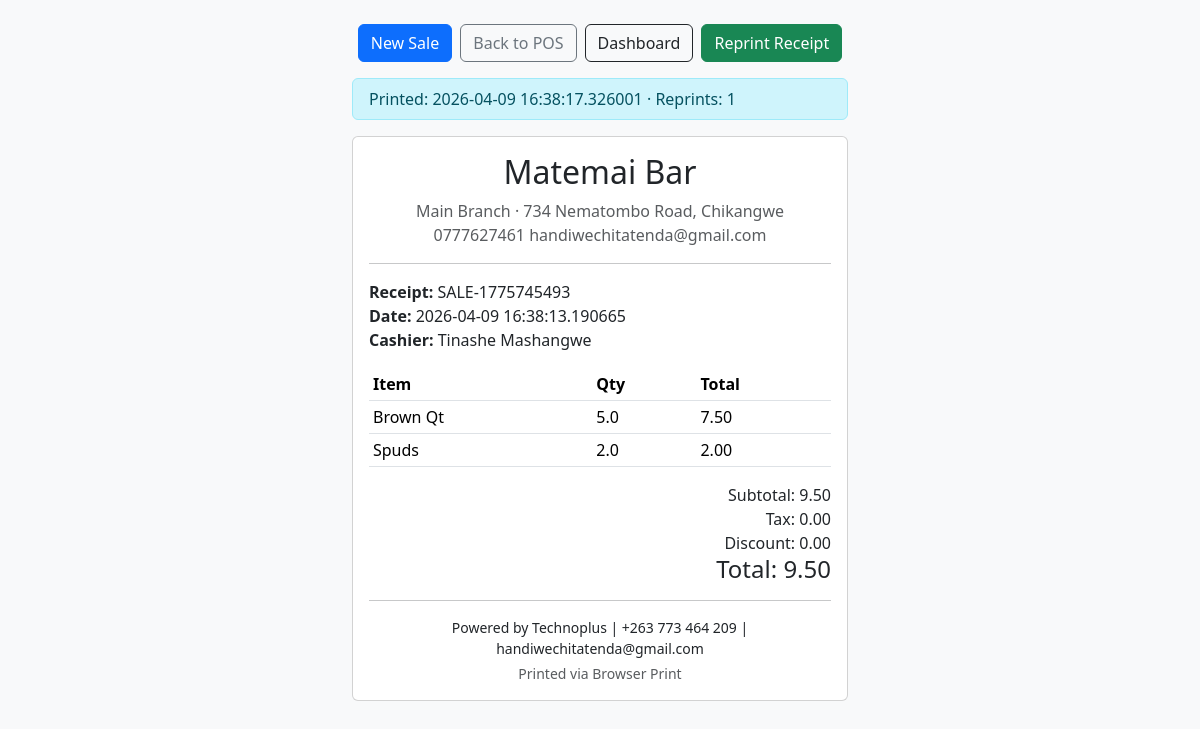
Screenshot of /receipt/1 (signed in) with the database file from the repository.
### app/models.py (models this page shows, shortened)
class TimestampMixin:
    created_at = db.Column(db.DateTime, default=datetime.utcnow, nullable=False)
    updated_at = db.Column(db.DateTime, default=datetime.utcnow, onupdate=datetime.utcnow)

class Sale(db.Model, TimestampMixin):
    id = db.Column(db.Integer, primary_key=True)
    tenant_id = db.Column(db.Integer, nullable=False)
    branch_id = db.Column(db.Integer, nullable=False)
    cashier_id = db.Column(db.Integer, nullable=False)
    customer_id = db.Column(db.Integer, nullable=True)
    sale_number = db.Column(db.String(50), unique=True, nullable=False)
    status = db.Column(db.String(20), default="completed")
    subtotal = db.Column(db.Float, default=0)
    discount_total = db.Column(db.Float, default=0)
    tax_total = db.Column(db.Float, default=0)
    grand_total = db.Column(db.Float, default=0)
    payment_status = db.Column(db.String(20), default="paid")
    note = db.Column(db.String(255), default="")
    is_printed = db.Column(db.Boolean, default=False)
    printed_at = db.Column(db.DateTime, nullable=True)
    printed_by = db.Column(db.Integer, nullable=True)
    reprint_count = db.Column(db.Integer, default=0)

class Tenant(db.Model, TimestampMixin):
    id = db.Column(db.Integer, primary_key=True)
    business_name = db.Column(db.String(120), nullable=False, unique=True)
    owner_name = db.Column(db.String(120), nullable=False)
    phone = db.Column(db.String(30), default="")
    email = db.Column(db.String(120), default="")
    address = db.Column(db.String(255), default="")
    plan_id = db.Column(db.Integer, db.ForeignKey("plan.id"))
    status = db.Column(db.String(20), default="trial")  # active, paused, frozen, expired, trial
    start_date = db.Column(db.Date, default=date.today)
    expiry_date = db.Column(db.Date, default=lambda: date.today() + timedelta(days=30))
    grace_days = db.Column(db.Integer, default=3)
    plan = db.relationship("Plan")
    def is_access_allowed(self):
        if self.status in {"paused", "frozen"}:
            return False
        if self.expiry_date and date.today() > (self.expiry_date + timedelta(days=self.grace_days)):
            self.status = "expired"
            db.session.commit()
            return False
        return True

class Branch(db.Model, TimestampMixin):
    id = db.Column(db.Integer, primary_key=True)
    tenant_id = db.Column(db.Integer, db.ForeignKey("tenant.id"), nullable=False)
    name = db.Column(db.String(120), nullable=False)
    code = db.Column(db.String(30), default="")
    phone = db.Column(db.String(30), default="")
    email = db.Column(db.String(120), default="")
    address = db.Column(db.String(255), default="")
    status = db.Column(db.String(20), default="active")
    tenant = db.relationship("Tenant", backref="branches")

class User(db.Model, UserMixin, TimestampMixin):
    id = db.Column(db.Integer, primary_key=True)
    tenant_id = db.Column(db.Integer, db.ForeignKey("tenant.id"), nullable=True)
    branch_id = db.Column(db.Integer, db.ForeignKey("branch.id"), nullable=True)
    full_name = db.Column(db.String(120), nullable=False)
    username = db.Column(db.String(80), unique=True, nullable=False)
    email = db.Column(db.String(120), default="")
    phone = db.Column(db.String(30), default="")
    password_hash = db.Column(db.String(255), nullable=False)
    role = db.Column(db.String(30), nullable=False, default="cashier")
    status = db.Column(db.String(20), default="active")
    must_change_password = db.Column(db.Boolean, default=False)
    last_login = db.Column(db.DateTime)
    tenant = db.relationship("Tenant", backref="users")
    branch = db.relationship("Branch", backref="users")
    @property
    def is_super_admin(self):
        return self.role == "super_admin"
    def has_any_role(self, *roles):
        return self.role in roles

class SaleItem(db.Model, TimestampMixin):
    id = db.Column(db.Integer, primary_key=True)
    sale_id = db.Column(db.Integer, db.ForeignKey("sale.id"), nullable=False)
    product_id = db.Column(db.Integer, nullable=False)
    product_name_snapshot = db.Column(db.String(120), nullable=False)
    barcode_snapshot = db.Column(db.String(80), default="")
    quantity = db.Column(db.Float, default=1)
    unit_price = db.Column(db.Float, default=0)
    discount_amount = db.Column(db.Float, default=0)
    tax_amount = db.Column(db.Float, default=0)
    line_total = db.Column(db.Float, default=0)
    sale = db.relationship("Sale", backref="items")

class TenantSetting(db.Model, TimestampMixin):
    id = db.Column(db.Integer, primary_key=True)
    tenant_id = db.Column(db.Integer, nullable=False, unique=True)
    currency = db.Column(db.String(10), default="USD")
    timezone = db.Column(db.String(50), default="Africa/Harare")
    receipt_footer = db.Column(db.String(255), default="Powered by Technoplus | +263 773 464 209 | handiwechitatenda@gmail.com")
    theme_color = db.Column(db.String(20), default="#e3a72f")
    logo_path = db.Column(db.String(255), default="")
    support_phone = db.Column(db.String(30), default="+263 773 464 209")
    support_email = db.Column(db.String(120), default="handiwechitatenda@gmail.com")
    printer_name = db.Column(db.String(120), default="Browser Print")
    paper_width_mm = db.Column(db.Integer, default=80)
    auto_print_receipt = db.Column(db.Boolean, default=False)

### app/routes.py (the view)
    @app.route("/receipt/<int:sale_id>")
    @login_required
    def receipt(sale_id):
        sale = Sale.query.get_or_404(sale_id)
        require_tenant_access(sale.tenant_id)
        setting = TenantSetting.query.filter_by(tenant_id=sale.tenant_id).first()
        tenant = Tenant.query.get(sale.tenant_id)
        branch = Branch.query.get(sale.branch_id)
        cashier = User.query.get(sale.cashier_id)
        can_reprint = current_user.is_super_admin or current_user.has_any_role("tenant_owner", "branch_manager")
        can_print = (not sale.is_printed) or can_reprint
        return render_template("receipt.html", sale=sale, tenant=tenant, branch=branch, cashier=cashier, setting=setting, can_reprint=can_reprint, can_print=can_print, print_mode=False)

### app/__init__.py (called while the page is built)
def create_app():
    app = Flask(__name__, instance_relative_config=True)
    os.makedirs(app.instance_path, exist_ok=True)
    db_path = os.path.join(app.instance_path, "technoplus_pos.db")
    app.config.update(
        SECRET_KEY="change-this-secret-key",
        SQLALCHEMY_DATABASE_URI=f"sqlite:///{db_path}",
        SQLALCHEMY_TRACK_MODIFICATIONS=False,
    )
    db.init_app(app)
    login_manager.init_app(app)
    from .models import User
    @login_manager.user_loader
    def load_user(user_id):
        return User.query.get(int(user_id))
    from .routes import register_routes
    register_routes(app)
    with app.app_context():
        from . import models
        db.create_all()
        from .utils import seed_defaults
        seed_defaults()
    return app

### app/templates/receipt.html (shortened to what this page needs)
<!doctype html>
<html><head><meta charset="utf-8"><title>Receipt {{ sale.sale_number }}</title>
<link href="https://cdn.jsdelivr.net/npm/bootstrap@5.3.3/dist/css/bootstrap.min.css" rel="stylesheet">
<style>@media print {.no-print{display:none!important;} body{padding:0} .receipt-wrap{max-width:{{ setting.paper_width_mm if setting else 80 }}mm; margin:0 auto;}}</style></head>
<body class="p-4 bg-light">
<div class="container receipt-wrap" style="max-width:{% if setting %}{{ 420 if setting.paper_width_mm == 58 else 520 }}{% else %}520{% endif %}px">
  <div class="no-print mb-3 d-flex gap-2 justify-content-center flex-wrap">
    <a href="{{ url_for('pos', branch_id=branch.id) }}" class="btn btn-primary">New Sale</a>
    <a href="{{ url_for('pos', branch_id=branch.id) }}" class="btn btn-outline-secondary">Back to POS</a>
    <a href="{{ url_for('tenant_dashboard') }}" class="btn btn-outline-dark">Dashboard</a>
    {% if can_print %}
      <a href="{{ url_for('print_receipt', sale_id=sale.id) }}" class="btn btn-success">{% if sale.is_printed %}Reprint Receipt{% else %}Print Receipt{% endif %}</a>
    {% else %}
      <button class="btn btn-secondary" disabled>Receipt Already Printed</button>
    {% endif %}
  </div>
  {% if sale.is_printed %}<div class="no-print alert alert-info py-2">Printed: {{ sale.printed_at }}{% if sale.reprint_count %} · Reprints: {{ sale.reprint_count }}{% endif %}</div>{% endif %}
  <div class="card"><div class="card-body">
    <h2 class="text-center">{{ tenant.business_name }}</h2>
    <div class="text-center text-muted">{{ branch.name }} · {{ branch.address }}</div>
    <div class="text-center text-muted">{{ branch.phone }} {{ branch.email }}</div><hr>
    <div><strong>Receipt:</strong> {{ sale.sale_number }}</div>
    <div><strong>Date:</strong> {{ sale.created_at }}</div>
    <div><strong>Cashier:</strong> {{ cashier.full_name }}</div>
    <table class="table table-sm mt-3"><thead><tr><th>Item</th><th>Qty</th><th>Total</th></tr></thead><tbody>{% for item in sale.items %}<tr><td>{{ item.product_name_snapshot }}</td><td>{{ item.quantity }}</td><td>{{ '%.2f'|format(item.line_total) }}</td></tr>{% endfor %}</tbody></table>
    <div class="text-end"><div>Subtotal: {{ '%.2f'|format(sale.subtotal) }}</div><div>Tax: {{ '%.2f'|format(sale.tax_total) }}</div><div>Discount: {{ '%.2f'|format(sale.discount_total) }}</div><h4>Total: {{ '%.2f'|format(sale.grand_total) }}</h4></div>
    <hr><div class="text-center small">{{ setting.receipt_footer if setting else 'Powered by Technoplus | +263 773 464 209 | handiwechitatenda@gmail.com' }}</div>
    <div class="text-center small text-muted mt-1">Printed via {{ setting.printer_name if setting else 'Browser Print' }}</div>
  </div></div>
</div>
</body></html>

### rows the page displays
Sale: printed_at "2026-04-09 16:38:17.326001", reprint_count "1", sale_number "SALE-1775745493", created_at "2026-04-09 16:38:13.190665", subtotal "9.50", tax_total "0.00", discount_total "0.00", grand_total "9.50"
Tenant: business_name "Matemai Bar"
Branch: name "Main Branch", address "734 Nematombo Road, Chikangwe", phone "0777627461", email "handiwechitatenda@gmail.com"
User: full_name "Tinashe Mashangwe"
SaleItem: product_name_snapshot "Brown Qt", quantity "5.0", line_total "7.50"
SaleItem: product_name_snapshot "Spuds", quantity "2.0", line_total "2.00"
TenantSetting: receipt_footer "Powered by Technoplus | +263 773 464 209 | handiwechitatenda@gmail.com", printer_name "Browser Print"
